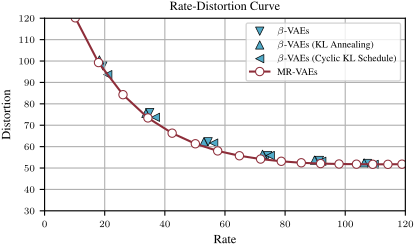

Source code (Python):
import matplotlib.pyplot as plt
from tueplots import bundles
from tueplots import cycler
from tueplots import markers
from tueplots.constants.color import palettes
from tueplots.constants.color import rgb

from experiments.binary_image.evaluate.utils import get_baseline_rd
from experiments.binary_image.evaluate.utils import get_hyper_rd

ENTITY = "bae-group"
BASELINE_NAME = "hvae_bimage_jobs_final_for_fig1"
HYPER_NAME = "ahvae_bimage_hyper_sweep"


def main():
  plt.rcParams.update({"figure.dpi": 300})
  plt.rcParams.update(bundles.iclr2023(rel_width=0.8))
  plt.rcParams.update(cycler.cycler(color=palettes.tue_plot))
  plt.rcParams.update(markers.inverted())

  rate, dist = get_baseline_rd(ENTITY, BASELINE_NAME, data_name="omniglot",
                               schedule="monotonic", arc_name="resnet", test=True)
  plt.plot([0], [0])
  plt.scatter(
    rate,
    dist,
    label=r"$\beta$-VAEs",
    edgecolors="k",
    linewidths=0.5,
    c=rgb.tue_lightblue,
    marker="v"
  )

  rate, dist = get_baseline_rd(ENTITY, BASELINE_NAME, data_name="omniglot",
                               schedule="constant", arc_name="resnet", test=True)
  plt.plot([0], [0])
  plt.scatter(
    rate,
    dist,
    label=r"$\beta$-VAEs (KL Annealing)",
    edgecolors="k",
    linewidths=0.5,
    c=rgb.tue_lightblue,
    marker="^"
  )

  rate, dist = get_baseline_rd(ENTITY, BASELINE_NAME, data_name="omniglot",
                               schedule="cyclic", arc_name="resnet", test=True)
  plt.plot([0], [0])
  plt.scatter(
    rate,
    dist,
    label=r"$\beta$-VAEs (Cyclic KL Schedule)",
    edgecolors="k",
    linewidths=0.5,
    c=rgb.tue_lightblue,
    marker="<"
  )

  # rate, dist = get_baseline_rd(ENTITY, BASELINE_NAME, data_name="omniglot",
  #                              schedule="monotonic", arc_name="conv", test=True)
  # plt.plot([0], [0])
  # plt.scatter(
  #   rate,
  #   dist,
  #   label=r"Conv (Retraining)",
  #   edgecolors="k",
  #   linewidths=0.5,
  #   c=rgb.tue_lightblue,
  #   marker="^"
  # )

  rate, dist = get_hyper_rd(ENTITY, HYPER_NAME, "192k97si")
  plt.plot(rate, dist, "o-", label="MR-VAEs", c=rgb.tue_red, linewidth=1.5)

  # rate, dist = get_hyper_rd(ENTITY, HYPER_NAME, "28h0c6ab")
  # plt.plot(rate, dist, "o-", label="Conv (Hyper)", linewidth=1.5)

  plt.xlim(0, 120)
  plt.ylim(30, 120)

  plt.xlabel("Rate")
  plt.ylabel("Distortion")
  plt.title("Rate-Distortion Curve")
  plt.legend()
  plt.grid()
  plt.tight_layout()
  # plt.savefig("fig1.pdf", bbox_inches="tight")
  plt.show()


if __name__ == "__main__":
  main()
